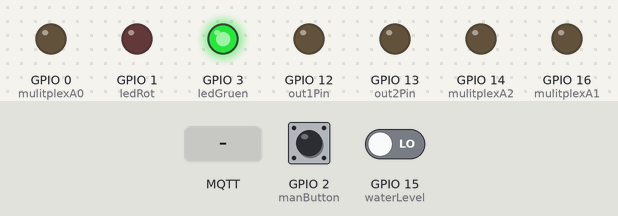
Bench run of a sketch on a simulated ESP8266 (NodeMCU). Parts: output pins drawn as LEDs (lit = HIGH). Inputs (shaded band) come from the test bench; at power-on: GPIO 2 (manButton) LOW, GPIO 15 (waterLevel) LOW. WiFi joins after 1.5 s; servers stay silent unless stated; random numbers use the default seed unless the sketch sets one; no MQTT or app messages arrive unless stated; what the sketch prints to the serial monitor is not drawn.

Above: at 3.7 s.
3.8 s: GPIO 2 (manButton) pulled HIGH for 0.15 s
At 3.87 s:
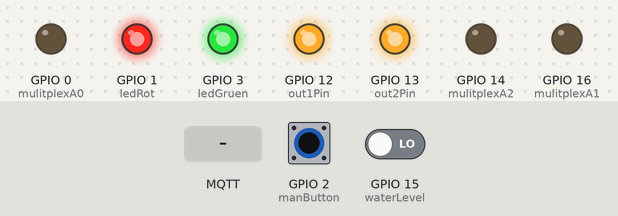
5.4 s: GPIO 15 (waterLevel) driven HIGH
At 5.9 s:
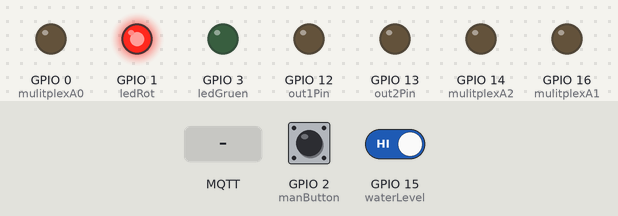
6.9 s: MQTT message "gelb" arrives on the first subscribed topic
At 8.1 s:
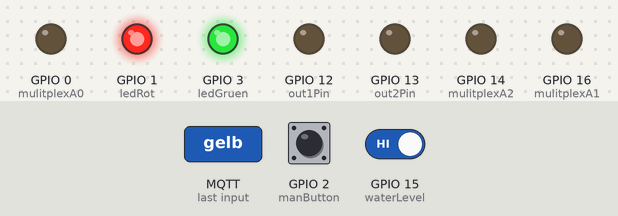
8.4 s: MQTT message "CH1" arrives on the second subscribed topic
At 9.3 s:
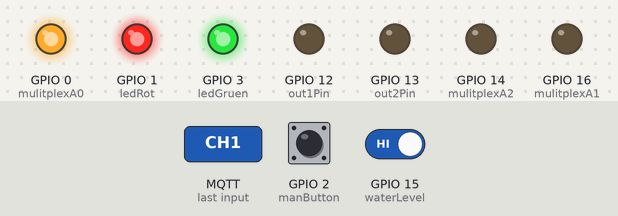
9.9 s: MQTT message "rot" arrives on the first subscribed topic
At 10.5 s:
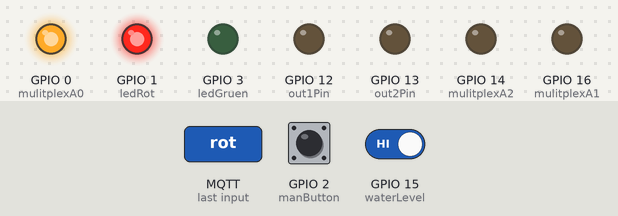
11.4 s: GPIO 15 (waterLevel) driven LOW
At 12.8 s:
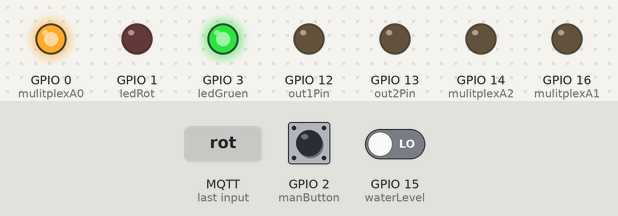
Timing chart, 0 to 13.9 s (numbered marks = the images above; inputs shaded):
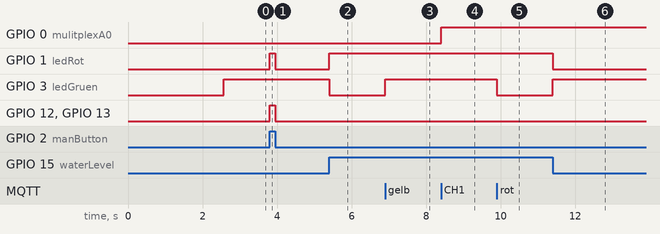

The sketch:

Edis_Techlab_GartenWemos_PRO.ino
```cpp
/*
Project:  Edis Techlab Garten-Wemos Pro with MQTT controlled from a Server
Author:   Thomas Edlinger for www.edistechlab.com
Date:     Created 21.08.2021
Version:  V1.0
IDE:      Arduino IDE 1.8.15
 
Required Board (Tools -> Board -> Boards Manager...)
 - Board: esp8266 by ESP8266 Community   V3.0.2

Required libraries (sketch -> include library -> manage libraries)
 - PubSubClient by Nick ‘O Leary V2.8.0
 - ArduinoOTA by Juraj Andrassy V1.0.7
 - Adafruit SSD1306 V2.4.6
 - Adafruit GFX Library V1.10.10
*/

#include <PubSubClient.h>
#include <ArduinoOTA.h>

#define wifi_ssid "Your_SSID"
#define wifi_password "Your_Password"
#define mqtt_server "MQTT_Server_IP"
#define mqtt_user "MQTT_username"
#define mqtt_password "MQTT_PW"
#define ESPHostname "GartenWemosPro"
String clientId = "GartenWemosPro-";

// Topics definieren
#define soilMoist1_topic "Bodenfeuchte1"
#define soilMoist2_topic "Bodenfeuchte2"
#define soilMoist3_topic "Bodenfeuchte3"
#define LDR_topic "LDR"
#define waterLevel_topic "Wasserstand"
#define analogIn_topic "AnalogSensor"
#define btn_topic "Taster"
#define out1_topic "Out1"
#define out2_topic "Out2"
#define out1Status_topic "StatusOut1"
#define out2Status_topic "StatusOut2"
#define led_topic "LED"
#define outTopic "GartenWemosPro/outTopic"

// Pins zuweisen
const int analogInPin = A0;     // ADC Pin
const int out1Pin = 12;         // D6
const int out2Pin = 13;         // D7
const int ledRot = 1;           // Tx
const int ledGruen = 3;         // Rx
const int manButton = 2;        // D4
const int mulitplexA0 = 0;      // D3
const int mulitplexA1 = 16;     // D0
const int mulitplexA2 = 14;     // D5
const int waterLevel = 15;      // D8

// Diverse Variablen
const int sensorTaktSek = 60;   // alle x Sekunden werden die Sensoren ausgelesen
int btnState = LOW;
int waterState = HIGH;
int errorState = LOW;
long lastMsg = 0;
char msg[50];
int messung[2];
const int sensorTakt = sensorTaktSek * 1000;   // Umrechnung von ms auf Sekunden

WiFiClient espClient;
PubSubClient client(espClient);

void setup() {
  Serial.begin(9600);
  setup_wifi();
  ArduinoOTA.setHostname(ESPHostname);
  // ArduinoOTA.setPassword("admin");
  ArduinoOTA.begin();
  client.setServer(mqtt_server, 1883);
  client.setCallback(callback);

  pinMode(analogInPin, INPUT);
  pinMode(manButton, INPUT);
  pinMode(waterLevel, INPUT);
  pinMode(out1Pin, OUTPUT);
  pinMode(out2Pin, OUTPUT);
  pinMode(ledRot, OUTPUT);
  pinMode(ledGruen, OUTPUT);
  pinMode(mulitplexA0, OUTPUT);
  pinMode(mulitplexA1, OUTPUT);
  pinMode(mulitplexA2, OUTPUT);

  digitalWrite(out1Pin, LOW); // Sicherstellen das der Ausgang aus ist
  digitalWrite(out2Pin, LOW); // Sicherstellen das der Ausgang aus ist

  delay(1000);
}

void loop() {
  if (!client.connected()) {reconnect();}
  client.loop();
  ArduinoOTA.handle();
  long now = millis();

  if (now - lastMsg > sensorTakt) {
    lastMsg = now;
    getSensorValue("CH1");
    getSensorValue("CH2");
    getSensorValue("CH3");
    getSensorValue("CH4");
  }
  checkButton();
  checkWaterLevel();
}

void switchLED(String messageLED) {
  if (messageLED == "rot") {setLedRed();}
  if (messageLED == "gruen") {setLedGreen();}
  if (messageLED == "gelb") {setLedYellow();}
  if (messageLED == "OFF") {setLedOff();}
}

void checkButton() {
  if (digitalRead(manButton) == HIGH) {
    if (btnState == LOW) {
      client.publish(btn_topic, "HIGH");
      setOutput1("ON");   //Setzt den Ausgang 1 beim Tastendruck
      setOutput2("ON");   //Setzt den Ausgang 2 beim Tastendruck
      btnState = HIGH;
    }
  }
  else {
    if (btnState == HIGH){
      client.publish(btn_topic, "LOW");
      btnState = LOW;
      setOutput1("OFF");  //Schaltet den Ausgang 1 ab
      setOutput2("OFF");  //Schaltet den Ausgang 2 ab
    }
  }
}

void checkWaterLevel() {
  if (digitalRead(waterLevel) == HIGH) {
    if (waterState == HIGH) {
      waterState = LOW;
      client.publish(waterLevel_topic, "LOW");
      setLedRed();
      errorState = HIGH;
    }
  }
  else {
    if (waterState == LOW){
      waterState = HIGH;
      setLedGreen();
      errorState = LOW;
    }
  }
}

void startupSequenz() {
  checkWaterLevel();
  if (errorState == LOW) {setLedGreen();}
}

void getSensorValue(String channel) {
    if (channel == "CH1") {
      digitalWrite(mulitplexA0, HIGH);
      digitalWrite(mulitplexA1, LOW);
      digitalWrite(mulitplexA2, LOW);
      delay(500);
      int Sensor1 = analogRead(analogInPin);
      client.publish(soilMoist1_topic, String(Sensor1).c_str(), true);
    }
    if (channel == "CH2") {
      digitalWrite(mulitplexA0, LOW);
      digitalWrite(mulitplexA1, HIGH);
      digitalWrite(mulitplexA2, LOW);
      delay(500);
      int Sensor2 = analogRead(analogInPin);
      client.publish(soilMoist2_topic, String(Sensor2).c_str(), true);
    }
    if (channel == "CH3") {
      digitalWrite(mulitplexA0, HIGH);
      digitalWrite(mulitplexA1, HIGH);
      digitalWrite(mulitplexA2, LOW);
      delay(500);
      int Sensor3 = analogRead(analogInPin);
      client.publish(soilMoist3_topic, String(Sensor3).c_str(), true);
    }
    if (channel == "CH4") {
      digitalWrite(mulitplexA0, LOW);
      digitalWrite(mulitplexA1, LOW);
      digitalWrite(mulitplexA2, HIGH);
      delay(500);
      int LDRValue = analogRead(analogInPin);
      client.publish(LDR_topic, String(LDRValue).c_str(), true);
    }
}

void setLedRed() {
  digitalWrite(ledGruen, LOW);
  digitalWrite(ledRot, HIGH);
}

void setLedGreen() {
  digitalWrite(ledRot, LOW);
  digitalWrite(ledGruen, HIGH);
}

void setLedYellow() {
  digitalWrite(ledRot, HIGH);
  digitalWrite(ledGruen, HIGH);
}

void setLedOff() {
  digitalWrite(ledRot, LOW);
  digitalWrite(ledGruen, LOW);
}

void setOutput1(String Output1) {
  if (Output1 == "ON") {
    if (waterState == HIGH) {
      digitalWrite(out1Pin, HIGH);
      client.publish(out1Status_topic, "ON");
      setLedYellow();
    }
    else {client.publish(out1Status_topic, "Kein Wasser!");}
  }
  if (Output1 == "OFF") {
    digitalWrite(out1Pin, LOW);
    client.publish(out1Status_topic, "OFF");
    if (errorState == LOW) {setLedGreen();}
  }
}

void setOutput2(String Output2) {
  if (Output2 == "ON") {
    if (waterState == HIGH) {
      digitalWrite(out2Pin, HIGH);
      client.publish(out2Status_topic, "ON");
      setLedYellow();
    }
    else {client.publish(out1Status_topic, "Kein Wasser!");}
  }
  if (Output2 == "OFF") {
    digitalWrite(out2Pin, LOW);
    client.publish(out2Status_topic, "OFF");
    if (errorState == LOW) {setLedGreen();}
  }
}

void setup_wifi() {
  delay(10);
  // Verbindung zu Wi-Fi
  Serial.println();
  Serial.print("Connecting to ");
  Serial.println(wifi_ssid);
  WiFi.begin(wifi_ssid, wifi_password);
  while (WiFi.status() != WL_CONNECTED) {
    delay(500);
    Serial.print(".");
  }
  Serial.println("");
  Serial.println("WiFi connected");
  Serial.println("IP address: ");
  Serial.println(WiFi.localIP());
}

void callback(char* topic, byte* message, unsigned int length) {
  String messageTemp;
  for (int i = 0; i < length; i++) {
    messageTemp += (char)message[i];
  }
  if (String(topic) == led_topic) {
    switchLED(messageTemp);
  }
  if (String(topic) == analogIn_topic) {
    getSensorValue(messageTemp);
  }
  if (String(topic) == out1_topic) {
    setOutput1(messageTemp);
  }
  if (String(topic) == out2_topic) {
    setOutput2(messageTemp);
  }
}

 void reconnect() {
  // Loop until we're reconnected
  while (!client.connected()) {
    Serial.print("Attempting MQTT connection...");
    // Create a random client ID
    clientId += String(random(0xffff), HEX);
    // Attempt to connect
    if (client.connect(clientId.c_str(), mqtt_user, mqtt_password)) {
      Serial.println("connected");
      errorState == LOW;
      setLedGreen();
      startupSequenz();
      // Once connected, publish an announcement...
      client.publish(outTopic, ESPHostname);
      // ... and resubscribe
      client.subscribe(led_topic);
      client.subscribe(analogIn_topic);
      client.subscribe(out1_topic);
      client.subscribe(out2_topic);
    } else {
        Serial.print("failed, rc=");
        Serial.print(client.state());
        Serial.println(" try again in 5 seconds");
        setLedRed();
        errorState = HIGH;
        // Wait 5 seconds before retrying
        delay(5000);
      }
   }
}
```

Measured:
- after the input at 3.8 s, GPIO 1 (ledRot), GPIO 12 (out1Pin), GPIO 13 (out2Pin): LOW → HIGH at once, → LOW 0.15 s later
- after the input at 5.4 s, GPIO 1 (ledRot): LOW → HIGH at once; GPIO 3 (ledGruen): HIGH → LOW at once
- after the input at 6.9 s, GPIO 3 (ledGruen): LOW → HIGH at once
- after the input at 8.4 s, GPIO 0 (mulitplexA0): LOW → HIGH at once
- after the input at 9.9 s, GPIO 3 (ledGruen): HIGH → LOW at once
- after the input at 11.4 s, GPIO 1 (ledRot): HIGH → LOW at once; GPIO 3 (ledGruen): LOW → HIGH at once
